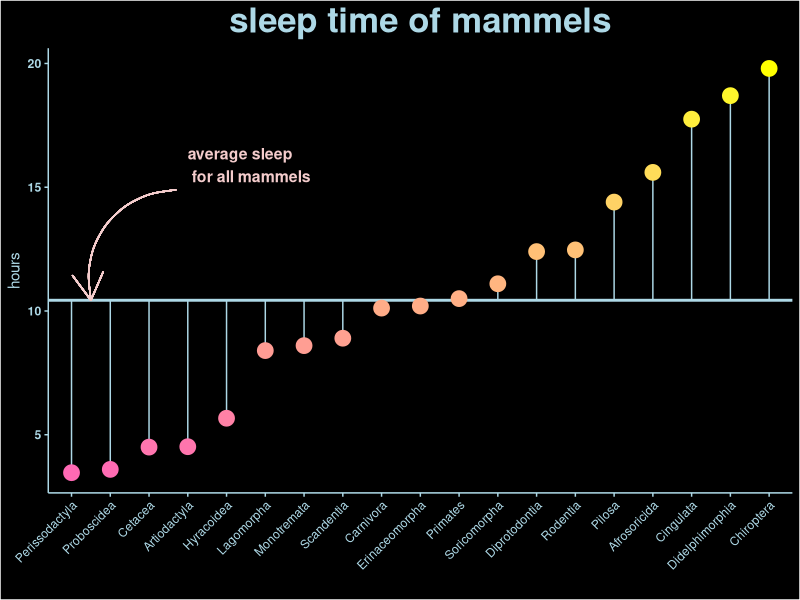

The R source for this figure:
library(tidyverse)
library(forcats)
msleep %>% 
  group_by(order) %>% 
  summarise(mean_sleep=mean(sleep_total)) %>% 
  mutate(order=fct_reorder(order,mean_sleep)) %>% 
  ggplot(aes(x=order,y=mean_sleep))+
  labs(title = "sleep time of mammels",
       x="",
       y="hours")+
  theme(axis.text.x = element_text(angle = 45,
                                   vjust = 1,
                                   hjust = 1),
        axis.text.y = element_text(face = "bold"),
        plot.title = element_text(hjust = 0.5,
                                  size=25,
                                  face="bold"))+
  theme(
    axis.text.x = element_text(color = "lightblue"),
    axis.text.y = element_text(color = "lightblue"),
    axis.title.y = element_text(color = "lightblue"),
    plot.title = element_text(color = "lightblue"),
    axis.line = element_line(color = "lightblue"),
    axis.ticks = element_line(color = "lightblue"),
    panel.background = element_rect(fill = "black"),
    plot.background = element_rect(fill = "black"),
    panel.grid.major = element_blank(),
    panel.grid.minor = element_blank(),
    legend.position = "none"
  )+
  geom_hline(yintercept = mean(msleep$sleep_total),
             color="lightblue",
             size=1)+
  geom_segment(aes(x=order,
                   y=mean(msleep$sleep_total),
                   xend = order,
                   yend = mean_sleep),
               color="lightblue")+
  geom_point(aes(colour = mean_sleep),
             size=5)+
  scale_color_gradient(low = "hotpink",
                       high = "yellow")+
  annotate("text",
           x=4,
           y=max(msleep$sleep_total)-4,
           label="average sleep \n for all mammels",
           color="#f4cccc",
           size=4,
           fontface="bold",
           hjust=0)+
  geom_curve(aes(x=3.7,
                 y=max(msleep$sleep_total)-5,
                 xend=1.5,
                 yend=mean(msleep$sleep_total)),
             color="#f4cccc",
             curvature = 0.5,
             size=0.5,
             arrow = arrow(length = unit(0.07,"npc"),
                           type = "open"))
             
  
  
  
  
  
  
  
  
  
  
  

